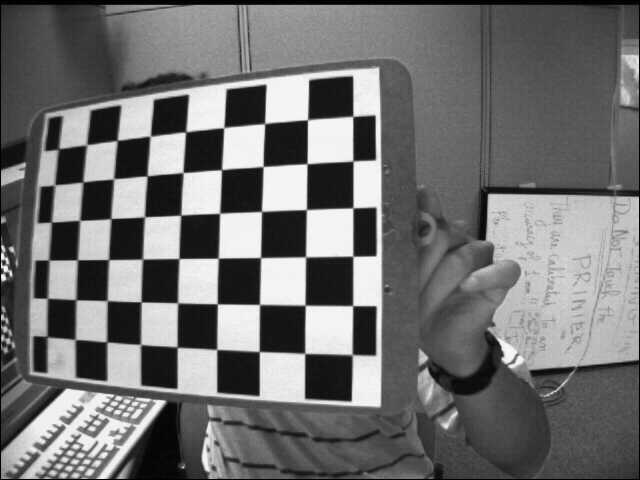
#> input picture right04.jpg, 640 x 480 px
$ python test2.py
#> lines starting #> are read from the running program, lines starting #| are printed output that depends on the picture
import cv2
import numpy as np
from matplotlib import pyplot as plt


# Örnek homografi matrisleri
H_opencv = np.array([[1.00138292e+00 , 9.78104318e-04, -4.90786078e-01],
                     [3.17155857e-04 , 1.00094850e+00 ,-1.08663579e-01],
                     [1.19552190e-06 , 1.38466226e-06 , 1.00000000e+00]])

H_ransac = np.array([[1.00185172e+00 , 5.90525082e-03, -2.69083093e+00],
                     [-2.17111411e-03 , 9.99577458e-01  ,1.04261643e+00],
                     [ -2.80163821e-06 , 3.90975620e-06 , 1.00000000e+00]])

# Görüntüleri yükleme
img1 = cv2.imread('right04.jpg')
#> img1 is the input picture: shape (480, 640, 3); min 0, max 255, mean 112.5
img2 = cv2.imread('left02.jpg')
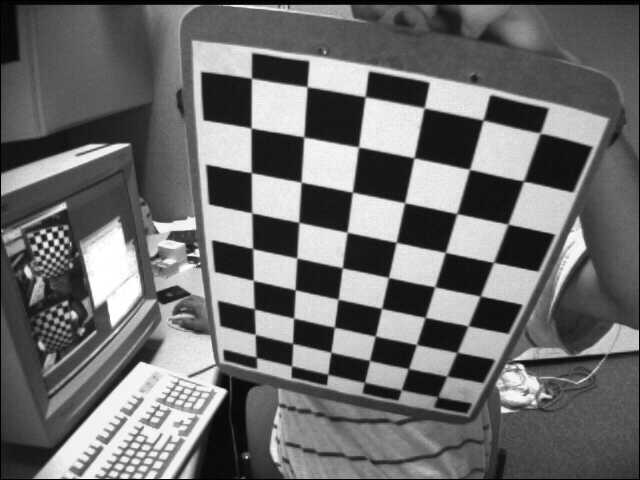
#> input picture left02.jpg, 640 x 480 px
#> img2 is the input picture: shape (480, 640, 3); min 0, max 255, mean 109


# Görüntü boyutları
h, w = img1.shape[:2]
#> h = 480; w = 640

# OpenCV homografi matrisi ile dönüştürme
img1_transformed_opencv = cv2.warpPerspective(img1, H_opencv, (w, h))

# Kendi RANSAC homografi matrisi ile dönüştürme
img1_transformed_ransac = cv2.warpPerspective(img1, H_ransac, (w, h))
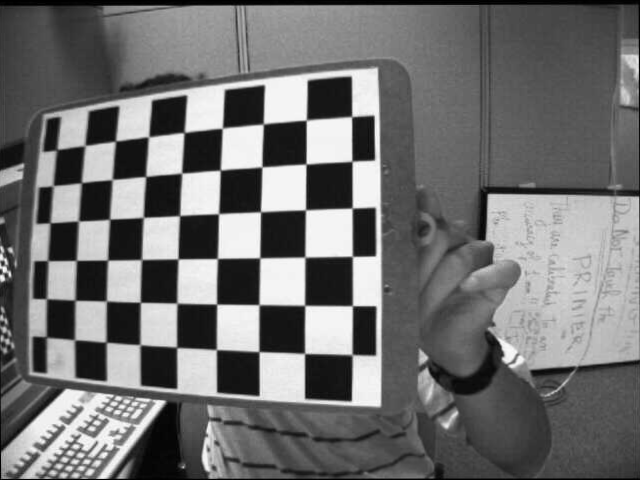
#> img1_transformed_ransac: shape (480, 640, 3); min 0, max 255, mean 112.6

# Görüntüleri gösterme
plt.subplot(131), plt.imshow(cv2.cvtColor(img1, cv2.COLOR_BGR2RGB)), plt.title('Original Image')
plt.subplot(132), plt.imshow(cv2.cvtColor(img1_transformed_opencv, cv2.COLOR_BGR2RGB)), plt.title('Transformed (OpenCV)')
plt.subplot(133), plt.imshow(cv2.cvtColor(img1_transformed_ransac, cv2.COLOR_BGR2RGB)), plt.title('Transformed (RANSAC)')
plt.show()
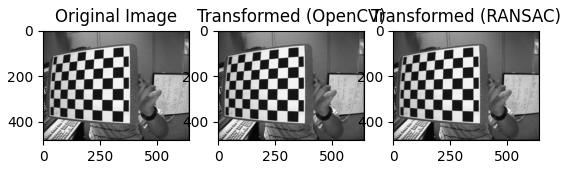
#> figure drawn by matplotlib, 3 panels


def back_projection_error(src_points, dst_points, H):
    errors = []
    for (x1, y1), (x2, y2) in zip(src_points, dst_points):
        p1 = np.array([x1, y1, 1])
        p2 = np.array([x2, y2, 1])
        p2_estimated = np.dot(H, p1)
        p2_estimated /= p2_estimated[2]  # Normalize et
        errors.append(np.linalg.norm(p2[:2] - p2_estimated[:2]))
    return np.mean(errors)

# Hata hesaplama
#> (the run stopped early here; a loop or call above may not have finished)
